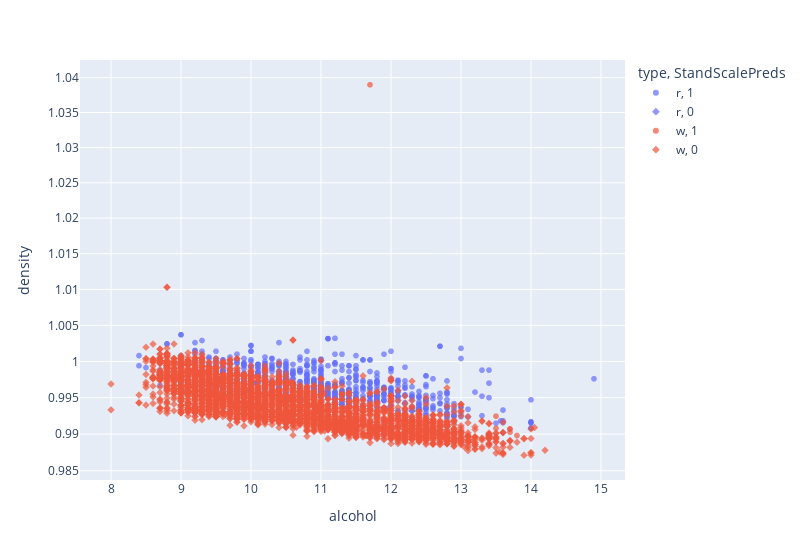

Notebook code cell kept with this figure:
### Code cell
# alcohol and density show very little separation.
# example of unuseful plot

# correct combos: r, 1 = purple circle and w, 0 = orange diamond

fig = px.scatter(
    combined_withtypes,
    x="alcohol",
    y="density",
    color="type",
    symbol="StandScalePreds",
    width=800,
    log_x=False,
    log_y=True,
    opacity=0.7
)
#fig.update_layout(legend=dict(x=0, y=1))
fig.show()

### Figure 1 — Plotly figure (JSON) as saved in the notebook; plotly's stock layout.template omitted (floating-point values rounded to 4 significant figures; data arrays with more than 128 entries replaced by an {"elided": "..."} marker saying what was removed)
{"data": [{"hovertemplate": "type=r<br>StandScalePreds=1<br>alcohol=%{x}<br>density=%{y}<extra></extra>", "legendgroup": "r, 1", "marker": {"color": "#636efa", "opacity": 0.7, "symbol": "circle"}, "mode": "markers", "name": "r, 1", "showlegend": true, "type": "scattergl", "x": {"elided": "1575 float values"}, "xaxis": "x", "y": {"elided": "1575 float values"}, "yaxis": "y"}, {"hovertemplate": "type=r<br>StandScalePreds=0<br>alcohol=%{x}<br>density=%{y}<extra></extra>", "legendgroup": "r, 0", "marker": {"color": "#636efa", "opacity": 0.7, "symbol": "diamond"}, "mode": "markers", "name": "r, 0", "showlegend": true, "type": "scattergl", "x": [9.2, 11.9, 12.1, 11.5, 9.5, 11.3, 11.7, 11.7, 12.7, 12.7, 12.3, 12.3, 11.8, 13.6, 9.5, 11.8, 11.5, 10.3, 12.4, 9.7, 10.55, 12.4, 11.2, 10.5], "xaxis": "x", "y": [0.9954, 0.9912, 0.9952, 0.9922, 0.9964, 0.9948, 0.9906, 0.9906, 0.9901, 0.9901, 0.9932, 0.9932, 0.9945, 0.9902, 0.9934, 0.9952, 0.9957, 0.9972, 0.9933, 0.9952, 0.9924, 0.9934, 0.9949, 0.9968], "yaxis": "y"}, {"hovertemplate": "type=w<br>StandScalePreds=1<br>alcohol=%{x}<br>density=%{y}<extra></extra>", "legendgroup": "w, 1", "marker": {"color": "#EF553B", "opacity": 0.7, "symbol": "circle"}, "mode": "markers", "name": "w, 1", "showlegend": true, "type": "scattergl", "x": [9.7, 9, 9.7, 10.2, 8.9, 10, 9.2, 9.6, 8.8, 10.7, 9.1, 9.2, 9, 10.5, 10.5, 9.5, 9.1, 10.7, 9.7, 10.8, 10, 9.4, 9.2, 9.4, 13.7, 13.7, 10.4, 10.6, 10.6, 10.1, 9.3, 10, 10.2, 10, 10.1, 10.2, 9.2, 10.1, 9.2, 10.2, 9.4, 9.5, 9.5, 10.4, 9.2, 9.2, 9.8, 10, 9.7, 13.5, 9.7, 12.6, 11.7, 9.5, 10.5, 10.4, 10.5, 13.5, 10.3, 12.4, 10.1, 9.4, 9.8, 10.2, 10.2, 13.8, 13.7, 9.5], "xaxis": "x", "y": [0.994, 0.9951, 0.9966, 0.9938, 0.9972, 0.9934, 0.9938, 0.9954, 0.9944, 0.9965, 0.9983, 0.9972, 0.9984, 0.9963, 0.9963, 0.996, 0.9983, 0.9936, 0.9956, 0.995, 0.9932, 0.9937, 0.9993, 0.9965, 0.9907, 0.9907, 0.9934, 0.9946, 0.9946, 0.9957, 0.9988, 0.9968, 0.9958, 0.9932, 0.9948, 0.9966, 0.9991, 0.9925, 0.9932, 0.9994, 0.9948, 0.9936, 0.9978, 0.9926, 0.9977, 0.9977, 0.995, 0.9966, 0.995, 0.9908, 0.9949, 0.9919, 1.039, 0.9978, 0.9936, 0.9927, 0.9921, 0.9925, 0.9924, 0.9906, 0.9926, 0.9968, 0.9936, 0.9943, 0.9943, 0.9898, 0.9903, 0.9934], "yaxis": "y"}, {"hovertemplate": "type=w<br>StandScalePreds=0<br>alcohol=%{x}<br>density=%{y}<extra></extra>", "legendgroup": "w, 0", "marker": {"color": "#EF553B", "opacity": 0.7, "symbol": "diamond"}, "mode": "markers", "name": "w, 0", "showlegend": true, "type": "scattergl", "x": {"elided": "4830 float values"}, "xaxis": "x", "y": {"elided": "4830 float values"}, "yaxis": "y"}], "layout": {"legend": {"title": {"text": "type, StandScalePreds"}, "tracegroupgap": 0}, "margin": {"t": 60}, "width": 800, "xaxis": {"anchor": "y", "domain": [0, 1], "title": {"text": "alcohol"}}, "yaxis": {"anchor": "x", "domain": [0, 1], "title": {"text": "density"}, "type": "log"}}}
